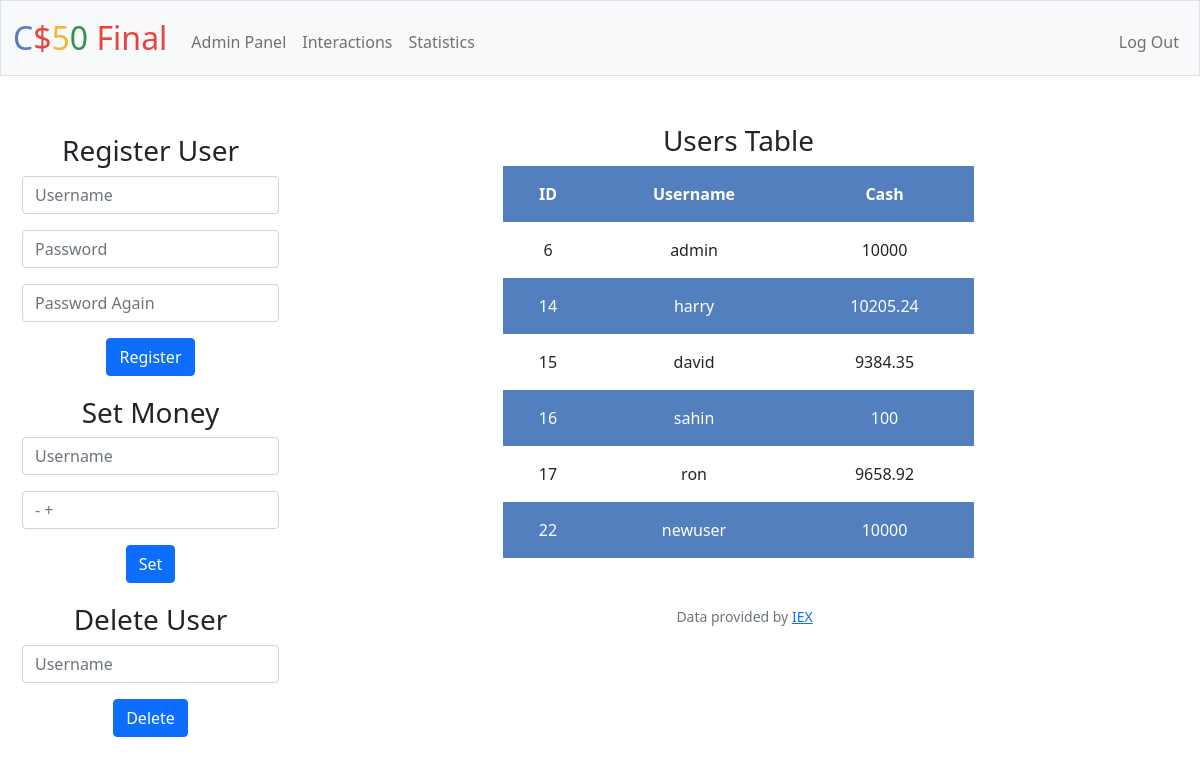
The app's page /admin (signed in) with its own data.
### tables this page shows
CREATE TABLE users (id INTEGER PRIMARY KEY AUTOINCREMENT NOT NULL, username TEXT NOT NULL, hash TEXT NOT NULL, cash NUMERIC NOT NULL DEFAULT 10000.00);

### app.py (the view)
@app.route("/admin", methods=["GET"])
@login_required
def admin():
    id = session["user_id"]
    if id == 6:
        admin_db = db.execute("select id, username, cash from users")
        return render_template("admin.html", admin_db=admin_db)
    else:
        return redirect("/admin")

### app.py (called while the page is built)
@app.after_request
def after_request(response):
    response.headers["Cache-Control"] = "no-cache, no-store, must-revalidate"
    response.headers["Expires"] = 0
    response.headers["Pragma"] = "no-cache"
    return response

### helpers.py (called while the page is built)
def login_required(f):
    @wraps(f)
    def decorated_function(*args, **kwargs):
        if session.get("user_id") is None:
            return redirect("/login")
        return f(*args, **kwargs)
    return decorated_function

### templates/admin.html (shortened to what this page needs)
{% extends "layout.html" %}
{% block main %}
    <div class="forum">
        <form action="/register" method="post" class="form">
            <h3> Register User</h3>
            <div class="mb-3">
                <input autocomplete="off" autofocus class="form-control mx-auto w-auto" id="admin_input" name="username" placeholder="Username" type="text">
            </div>
            <div class="mb-3">
                <input class="form-control mx-auto w-auto" id="admin_input" name="password" placeholder="Password" type="password">
            </div>
            <div class="mb-3">
                <input class="form-control mx-auto w-auto" id="admin_input" name="confirmation" placeholder="Password Again" type="password">
            </div>
            <button class="btn btn-primary" type="submit" name="regist_me" value="regist_me">Register</button>
        </form>
        <form action="/setmoney" method="post" class="form">
            <h3> Set Money</h3>
            <div class="mb-3">
                <input autocomplete="off" autofocus class="form-control mx-auto w-auto" id="admin_input" name="setname" placeholder="Username" type="text">
            </div>
            <div class="mb-3">
                <input autocomplete="off" autofocus class="form-control mx-auto w-auto" id="admin_input" name="setvalue" placeholder="- +" type="number">
            </div>
            <button class="btn btn-primary" type="submit" name="set" value="set">Set</button>
        </form>
        <form action="/delete" method="post" class="form">
            <h3> Delete User</h3>
            <div class="mb-3">
                <input autocomplete="off" autofocus class="form-control mx-auto w-auto" id="admin_input" name="deleteusername" placeholder="Username" type="text">
            </div>
            <button class="btn btn-primary" type="submit" name="delete_me" value="delete_me">Delete</button>
        </form>
    </div>
    <table>
        <h3> Users Table</h3>
        <tr>
                <th>ID</th>
                <th>Username</th>
                <th>Cash</th>
        </tr>
        {% for i in admin_db %}
        <tr>
                <td>{{ i["id"] }}</td>
                <td>{{ i["username"] }}</td>
                <td>{{ i["cash"] }}</td>
        </tr>
        {% endfor %}
    </table>
{% endblock %}

### templates/layout.html (shortened to what this page needs)
<!DOCTYPE html>
<html lang="en">
    <head>
        <link href="https://cdn.jsdelivr.net/npm/bootstrap@5.1.3/dist/css/bootstrap.min.css" rel="stylesheet">
        <link href="/static/styles.css" rel="stylesheet">
    </head>
    <body>
        <nav class="bg-light border navbar navbar-expand-md navbar-light">
            <div class="container-fluid">
                <a class="navbar-brand" href="/"><span class="blue">C</span><span class="red">$</span><span class="yellow">5</span><span class="green">0</span> <span class="red">Final</span></a>
                <div class="collapse navbar-collapse" id="navbar">
                    {% if session["user_id"] and not session["user_id"] == 6 %}
                        <ul class="navbar-nav me-auto mt-2">
                            <li class="nav-item"><a class="nav-link" href="/quote">Quote</a></li>
                            <li class="nav-item"><a class="nav-link" href="/buy">Buy</a></li>
                            <li class="nav-item"><a class="nav-link" href="/sell">Sell</a></li>
                            <li class="nav-item"><a class="nav-link" href="/history">History</a></li>
                            <li class="nav-item"><a class="nav-link" href="/send">Send Money</a></li>
                            <li class="nav-item"><a class="nav-link" href="/add">Add Money</a></li>
                            <li class="nav-item"><a class="nav-link" href="/user">User Panel</a></li>
                            <li class="nav-item"><a class="nav-link" href="/market">Exchange</a></li>
                        </ul>
                        <ul class="navbar-nav ms-auto mt-2">
                            <li class="nav-item"><a class="nav-link" href="/logout">Log Out</a></li>
                        </ul>
                    {% elif session["user_id"] == 6 %}
                        <ul class="navbar-nav me-auto mt-2">
                            <li class="nav-item"><a class="nav-link" href="/admin">Admin Panel</a></li>
                            <li class="nav-item"><a class="nav-link" href="/interact">Interactions</a></li>
                            <li class="nav-item"><a class="nav-link" href="/stats">Statistics</a></li>
                        </ul>
                        <ul class="navbar-nav ms-auto mt-2">
                            <li class="nav-item"><a class="nav-link" href="/logout">Log Out</a></li>
                        </ul>
                    {% else %}
                        <ul class="navbar-nav ms-auto mt-2">
                            <li class="nav-item"><a class="nav-link" href="/register">Register</a></li>
                            <li class="nav-item"><a class="nav-link" href="/login">Log In</a></li>
                        </ul>
                    {% endif %}
                </div>
            </div>
        </nav>
        <main class="container-fluid py-5 text-center">
            {% block main %}{% endblock %}
        </main>
        <footer class="mb-5 small text-center text-muted">
            Data provided by <a href="https://iexcloud.io/">IEX</a>
        </footer>
    </body>
</html>

### static/styles.css (style rules this page uses)
nav .navbar-brand { font-size: xx-large; }
nav .navbar-brand .blue { color: #537fbe; }
nav .navbar-brand .red { color: #ea433b; }
nav .navbar-brand .yellow { color: #f5b82e; }
nav .navbar-brand .green { color: #2e944b; }
table { width: 40%; margin-left: auto; margin-right: auto; padding-left: 15px; padding-right: 15px; text-align: center; }
table th, table td { text-align: center; padding: 1rem; vertical-align: middle; }
tbody tr:nth-of-type(odd) { background-color: #537fbe; color: white; }
.form { padding: 10px; }
.forum { display: block; float: left; }

### records on screen
users: id "6", username "admin", cash "10000"
users: id "14", username "harry", cash "10205.24"
users: id "15", username "david", cash "9384.35"
users: id "16", username "sahin", cash "100"
users: id "17", username "ron", cash "9658.92"
users: id "22", username "newuser", cash "10000"
